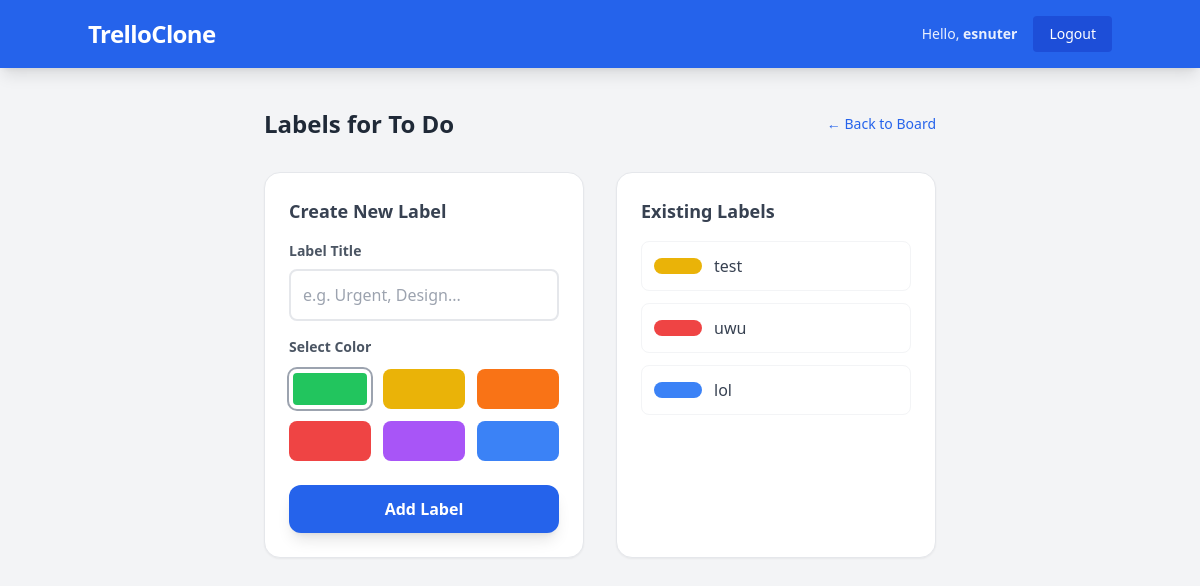
/board/to-do/labels/ (signed in), run on the app's committed database.
### boards/models.py (models this page shows, shortened)
class Board(models.Model):
    title = models.CharField(max_length=100)
    slug = models.SlugField(unique=True, blank=True)
    owner = models.ForeignKey(User, on_delete=models.CASCADE, related_name='boards')
    members = models.ManyToManyField(User, related_name='joined_boards', blank=True)
    created_at = models.DateTimeField(auto_now_add=True)
    position = models.PositiveIntegerField(default=0)
    class Meta:
        ordering = ['position']

class Label(models.Model):
    COLOR_CHOICES = [
        ('bg-green-500', 'Green'),
        ('bg-yellow-500', 'Yellow'),
        ('bg-orange-500', 'Orange'),
        ('bg-red-500', 'Red'),
        ('bg-purple-500', 'Purple'),
        ('bg-blue-500', 'Blue'),
    ]
    title = models.CharField(max_length=50)
    color = models.CharField(max_length=20, choices=COLOR_CHOICES, default='bg-green-500')
    board = models.ForeignKey(Board, on_delete=models.CASCADE, related_name='labels')

### boards/views.py (the view, shortened to what this page needs)
# urls.py: path('board/<slug:slug>/labels/', views.manage_labels, name='manage_labels'),
@login_required
def manage_labels(request, slug):
    board = get_object_or_404(Board, Q(slug=slug) & (Q(owner=request.user) | Q(members=request.user)))
    labels = board.labels.all()
    return render(request, 'boards/manage_labels.html', {'board': board, 'labels': labels})

### boards/templates/boards/manage_labels.html (shortened to what this page needs)
{% extends 'base.html' %}
{% block content %}
<div class="max-w-2xl mx-auto mt-10">
    <div class="flex items-center justify-between mb-8">
        <h1 class="text-2xl font-bold text-gray-800">Labels for {{ board.title }}</h1>
        <a href="{% url 'board_detail' board.slug %}" class="text-blue-600 hover:underline text-sm font-medium">&larr; Back to Board</a>
    </div>
    <div class="grid grid-cols-1 md:grid-cols-2 gap-8">
        <div class="bg-white p-6 rounded-2xl shadow-sm border border-gray-200">
            <h2 class="text-lg font-semibold mb-4 text-gray-700">Create New Label</h2>
            <form method="POST">
                <div class="mb-4">
                    <label class="block text-sm font-bold text-gray-600 mb-2">Label Title</label>
                    <input type="text" name="title" required placeholder="e.g. Urgent, Design..."
                           class="w-full p-3 border-2 border-gray-200 rounded-lg focus:border-blue-500 outline-none transition">
                </div>
                <div class="mb-6">
                    <label class="block text-sm font-bold text-gray-600 mb-3">Select Color</label>
                    <div class="grid grid-cols-3 gap-3">
                        {% for color_val, color_name in board.labels.model.COLOR_CHOICES %}
                        <label class="relative cursor-pointer">
                            <div class="h-10 w-full rounded-lg {{ color_val }} border-4 border-transparent peer-checked:border-white peer-checked:ring-2 peer-checked:ring-gray-400 transition-all"></div>
                        </label>
                        {% endfor %}
                    </div>
                </div>
                <button type="submit" class="w-full bg-blue-600 hover:bg-blue-700 text-white font-bold py-3 rounded-xl shadow-lg transition transform hover:-translate-y-0.5">
                    Add Label
                </button>
            </form>
        </div>
        <div class="bg-white p-6 rounded-2xl shadow-sm border border-gray-200">
            <h2 class="text-lg font-semibold mb-4 text-gray-700">Existing Labels</h2>
            <div class="space-y-3">
                {% for label in labels %}
                    <div class="flex items-center justify-between p-3 rounded-lg border border-gray-100 hover:bg-gray-50 transition">
                        <div class="flex items-center space-x-3">
                            <div class="h-4 w-12 rounded-full {{ label.color }}"></div>
                            <span class="font-medium text-gray-700">{{ label.title }}</span>
                        </div>
                        </div>
                {% empty %}
                    <p class="text-gray-400 italic text-center py-8">No labels created yet.</p>
                {% endfor %}
            </div>
        </div>
    </div>
</div>
{% endblock %}

### boards/templates/base.html (shortened to what this page needs)
<!DOCTYPE html>
<html lang="en">
<head>
    <script src="https://cdn.tailwindcss.com"></script>
</head>
<body class="bg-gray-100 font-sans leading-normal tracking-normal">
    <nav class="bg-blue-600 p-4 shadow-lg">
        <div class="container mx-auto flex justify-between items-center text-white">
            <a href="{% url 'board_list' %}" class="text-2xl font-bold tracking-tight">TrelloClone</a>
            <div class="flex items-center space-x-4">
                {% if user.is_authenticated %}
                    <span class="text-sm opacity-90">Hello, <strong>{{ user.username }}</strong></span>
                    <form method="POST" action="{% url 'logout' %}">
                        <button type="submit" class="bg-blue-700 hover:bg-blue-800 px-4 py-2 rounded text-sm transition">Logout</button>
                    </form>
                {% else %}
                    <a href="{% url 'login' %}" class="text-white font-semibold hover:underline mr-4">Login</a>
                    <a href="{% url 'signup' %}" class="bg-white text-blue-600 font-bold px-4 py-2 rounded-lg shadow hover:bg-gray-100 transition">Sign Up</a>
                {% endif %}
            </div>
        </div>
    </nav>
    <main class="container mx-auto mt-10 px-4">
        {% block content %}
        {% endblock %}
    </main>
</body>
</html>

### data on the page
Board: title "To Do"
Label: title "test"
Label: title "uwu"
Label: title "lol"

### other printed values
{{ user.username }} "esnuter"
